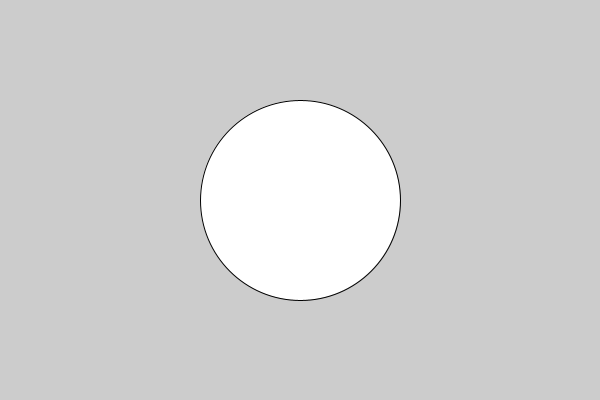
Frame 1 (no input)
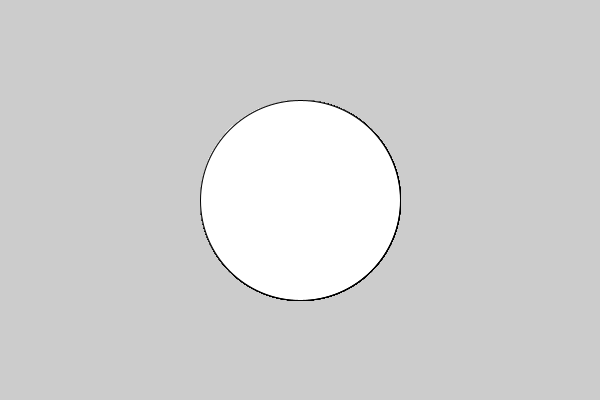
Frame 60 (the mouse pressed at the canvas centre just before this capture)
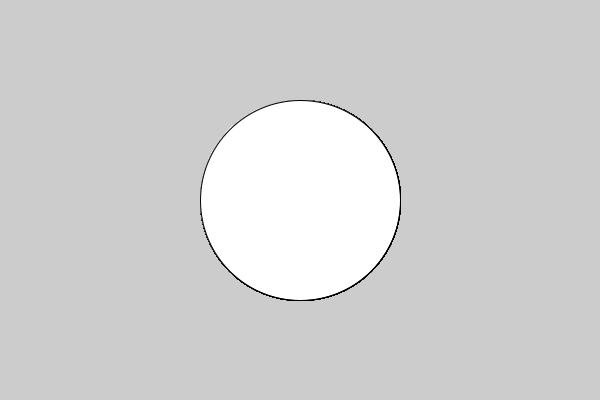
Frame 120 (the mouse held since frame 60 and released just before this capture)

The Processing sketch that drew these frames (run headless with seeded random() and noise(); from frame 60 on, the mouse is pressed at the canvas centre):

// Processing sketch: Circle_Java_Fri_Sep_25_2026
// ── Circle_Java_Fri_Sep_25_2026.pde
void setup(){
  size(600,400);
}
void draw(){
  ellipse(300,200,200,200);
}
